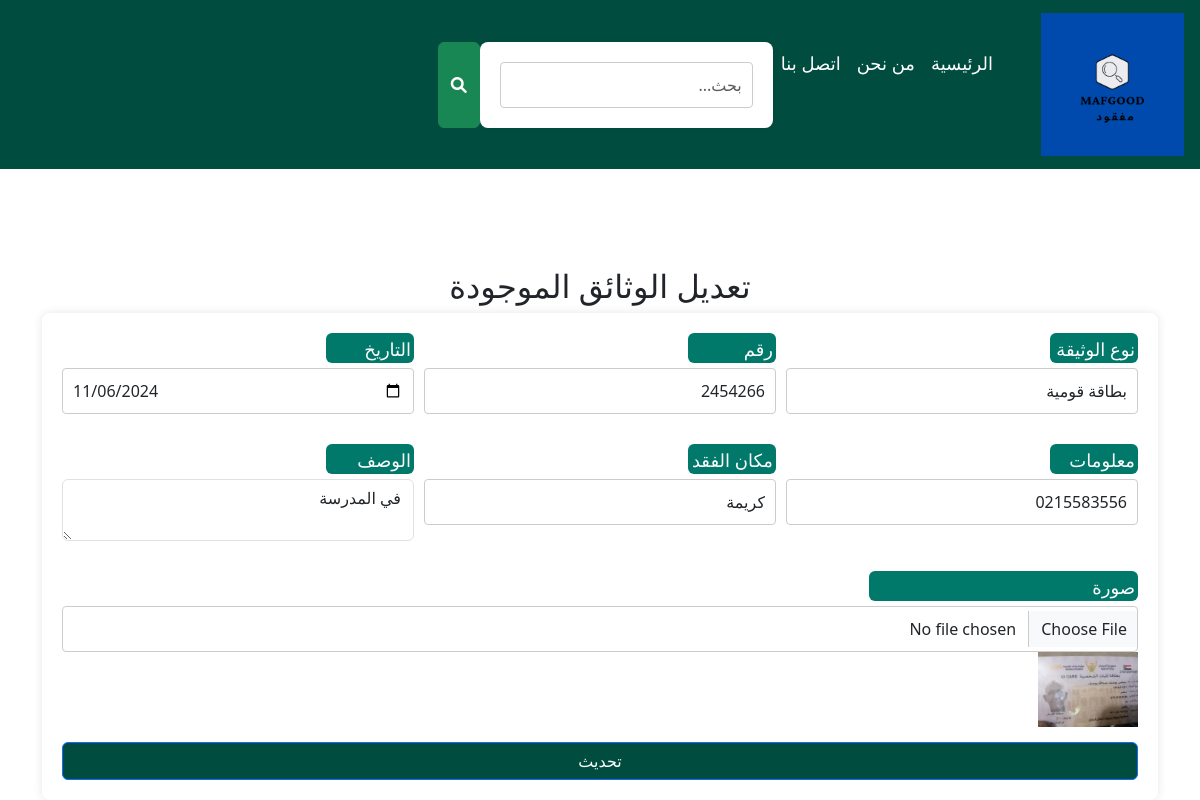
Screenshot of /edit_found_document.php?id=3023 (signed in) with the database file from the repository.
### tables this page shows
CREATE TABLE `found_document` (
  `id` int(11) NOT NULL,
  `document_type` varchar(100) NOT NULL,
  `document_number` varchar(255) NOT NULL,
  `date` date NOT NULL,
  `contact` varchar(255) NOT NULL,
  `location` varchar(100) NOT NULL,
  `description` text NOT NULL,
  `image` varchar(255) NOT NULL,
  `user_id` int(11) DEFAULT NULL
);

### edit_found_document.php (the view, shortened to what this page needs)
<?php
include('config.php');
if (isset($_GET['id'])) {
    $id = $_GET['id'];
    $result = mysqli_query($con, "SELECT * FROM found_document WHERE id='$id'");
    $row = mysqli_fetch_array($result);
} else {
    header("Location: view_found_document.php");
    exit;
}
?>
<!DOCTYPE html>
<html lang="ar">
<head>
    <link rel="stylesheet" href="display.css">
    <link rel="stylesheet" href="bootstrap/css/bootstrap.min.css">
    <link rel="stylesheet" href="https://cdnjs.cloudflare.com/ajax/libs/font-awesome/6.0.0-beta3/css/all.min.css">
</head>
<body>
<nav class="navbar navbar-expand-lg" style="background-color:#004d40;">
    <a class="navbar-brand" href="home_page.php">
    <img src="images/website/logo.png" alt="Logo image" id="logo-img" class="d-inline-block align-top">
    </a>
    <div class="collapse navbar-collapse" id="navbarNav">
        <ul class="navbar-nav">
            <li class="nav-item"><a class="nav-link" href="home_page.php">الرئيسية</a></li>
            <li class="nav-item"><a class="nav-link" href="we.html">من نحن</a></li>
            <li class="nav-item"><a class="nav-link" href="connect.php">اتصل بنا</a></li>
            <li>
            <li class="nav-item">
            <form  method="post" action="search.php" class="d-flex">
                        <input type="text" name="query" class="form-control search-bar" placeholder="بحث..." style="padding:nane">
    </li>
                        <button type="submit" class="btn btn-success search-button"><i class="fas fa-search"></i></button>
            </li>
        </ul>
    </div>
</nav>
    <div class="container">
        <h2 class="text-center mt-4">تعديل الوثائق الموجودة</h2>
        <form action="" method="post" enctype="multipart/form-data">
<div class="form-group" style="display: flex; gap: 10px;">
<div style="flex: 1;">
                <label for="document_type">نوع الوثيقة</label>
                <input type="text" name="document_type" class="form-control" value="<?php echo $row['document_type']; ?>" required>
            </div>
            <div style="flex: 1;">
                <label for="document_number">رقم الوثيقة</label>
                <input type="text" name="document_number" class="form-control" value="<?php echo $row['document_number']; ?>" required>
            </div><div style="flex: 1;">
                <label for="date">التاريخ</label>
                <input type="date" name="date" class="form-control" value="<?php echo $row['date']; ?>" required>
            </div>
</div>
<div class="form-group" style="display: flex; gap: 10px;">
            <div style="flex: 1;">
            <label for="contact"  class="lab">معلومات الاتصال</label>
                <input type="text" name="contact" class="form-control" value="<?php echo $row['contact']; ?>" required>
            </div>
            <div style="flex: 1;">
                <label for="location">مكان الفقد</label>
                <input type="text" name="location" class="form-control" value="<?php echo $row['location']; ?>" required>
            </div>
            <div style="flex: 1;">
                <label for="description">الوصف</label>
                <textarea name="description" class="form-control" required><?php echo $row['description']; ?></textarea>
            </div>
</div>
            <div class="form-group">
                <label for="image">صورة</label>
                <input type="file" name="image" class="form-control">
                <img src="<?php echo $row['image']; ?>" width="100" alt="Document Image">
            </div>
            <button type="submit" name="update" class="btn btn-primary btn-block laa ">تحديث</button>
        </form>
    </div>
</body>
</html>

### display.css (style rules this page uses)
body { background-color: #e0f7fa; font-family: 'Cairo', sans-serif; direction: rtl; text-align: center; margin: 0; padding: 0; display: flex; flex-direction: column; min-height: 100vh; justify-content: space-between; }
body { direction: rtl; }
.navbar-nav .nav-link { color: white !important; font-size: 18px; }
.navbar-nav { justify-content: left; }
.container { max-width: 1200px; margin: 0 auto; padding: 0 10px; }
form { background-color: #ffffff; padding: 20px; border-radius: 8px; box-shadow: 0 0 10px rgba(0, 0, 0, 0.1); }
form div { margin-bottom: 15px; }
form label { display: block; margin-bottom: 5px; background-color:#00796b; font-size: 18px; color: white; height: 30px; width: 25%; border-radius: 6px; padding: 3px; }
form input[type="text"], form input[type="date"], form input[type="file"], form button, form select { width: 100%; padding: 10px; border: 1px solid #ccc; border-radius: 4px; font-size: 16px; }

### edit_found_document.php (style rules this page uses)
.laa { background-color: #004d40; color: white; }

### rows the page displays
found_document: document_type "بطاقة قومية", document_number "2454266", date "11/06/2024", contact "0215583556", location "كريمة", description "في المدرسة", image (picture)
